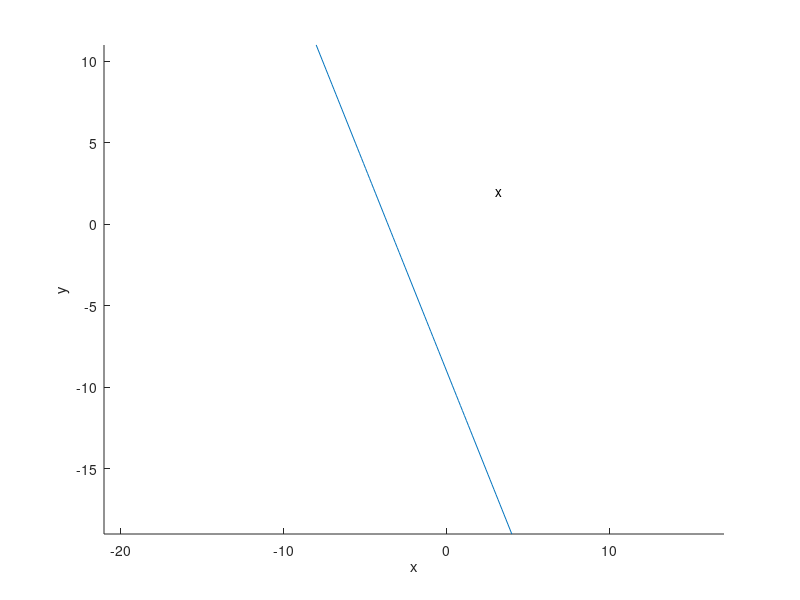

MATLAB code for this plot: (Note: this script raises an error after producing the figure.)
close all; clc;

origin=[0 0]';
x = [3 2]';
v0 = [-2 -4]'; % offset
v = [-2 5]'; % slope
t=linspace(-3,3);

A=-v.*t+v0;


figure(1);

%l2 norm
xlabel('x');
ylabel('y');
text(3,2,'x');
hold on
plot(A(1,:), A(2,:));
axis equal;
l2_norm=sqrt(dot(A-x,A-x));
[~,ind2]=min(l2_norm);
drawcircle(x(1, :), x(2, :), l2_norm(ind2))
plot(A(1,ind2),A(2,ind2),'o');
axis equal;
axis([-15 15 -15 15])
title('l2 norm ball');

figure(2);
%l1 norm
subplot(1,2,1);
xlabel('x');
ylabel('y');
text(3,2,'x');
hold on
plot(A(1,:), A(2,:));
axis equal;
l1_norm=sum(abs(A-x));
[~,ind1]=min(l1_norm);
drawdiamond(x(1, :), x(2, :), l1_norm(ind1))
plot(A(1,ind1),A(2,ind1),'o');
axis equal;
axis([-15 15 -15 15])
title('l1 norm ball');

%linf norm
subplot(1,2,2);
xlabel('x');
ylabel('y');
text(3,2,'x');
hold on
plot(A(1,:), A(2,:));
axis equal;
linf_norm=max(abs(A-x));
[~,ind_inf]=min(linf_norm);
drawsquare(x(1, :), x(2, :), linf_norm(ind_inf))
plot(A(1,ind_inf),A(2,ind_inf),'o');
axis equal;
axis([-15 15 -15 15])
title('linf norm ball');

function drawcircle(x,y,r)
%(x,y) -center
%r - radius
th = 0:pi/50:2*pi;
xunit = r * cos(th) + x;
yunit = r * sin(th) + y;
plot(xunit, yunit);
end

function drawdiamond(x,y,r)
%(x,y) -center
%r - from center to vertices
ver=[x-r y;x y-r;x+r y;x y+r];
pgon=polyshape(ver);
plot(pgon);
end

function drawsquare(x,y,r)
%(x,y) -center
%r - from center to 4 sides
ver=[x-r y+r;x-r y-r;x+r y-r;x+r y+r];
pgon=polyshape(ver);
plot(pgon);
end